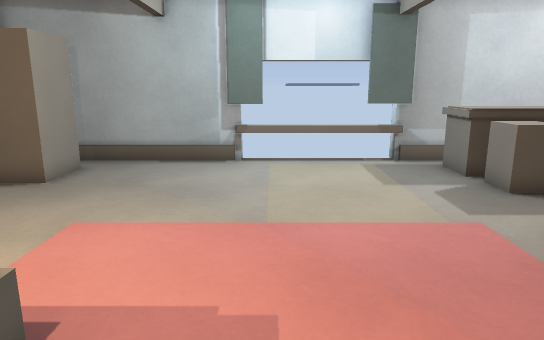
View 1 (above)

14 first-person views from a walk through a Godot game level. The camera is 1.4 m above the floor, tilts 12° down and sees 70° across. The floor is counted in squares, 0.5 m on a side. Each view is taken from the middle of a square. On the plan, view 1 faces up. The plan holds only what a view shows up to about 20 squares ahead; the rest is blank. The place goes on beyond the plan.

View 2
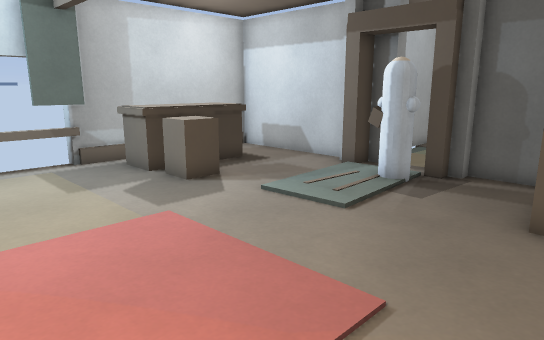

View 3
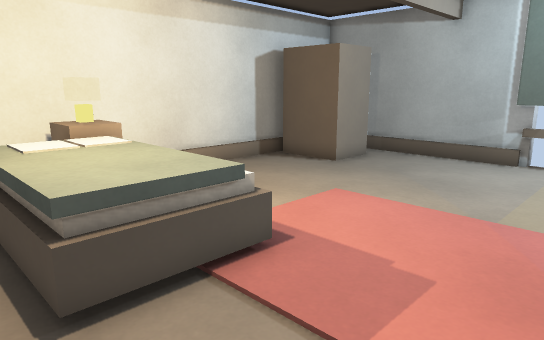

View 4
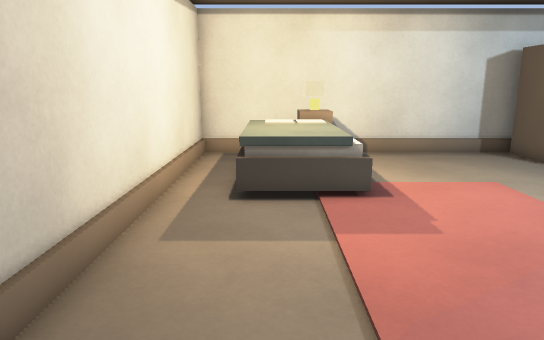

View 5
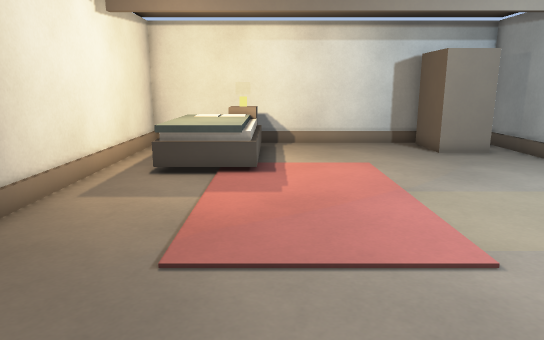

View 6
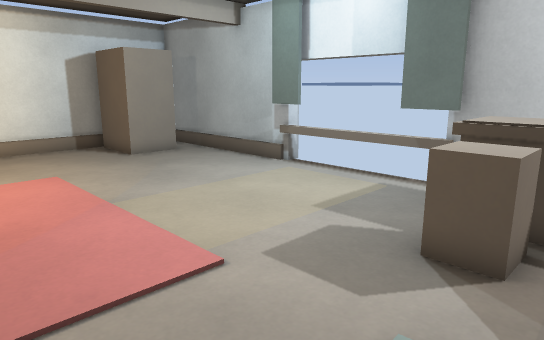

View 7
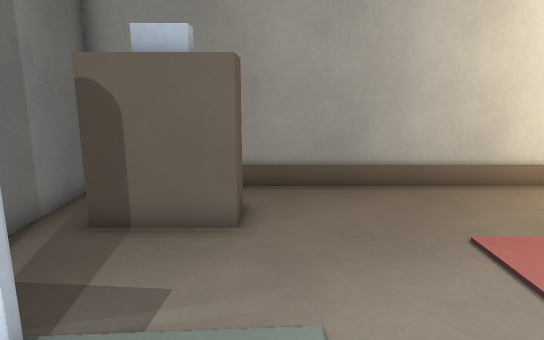

View 8
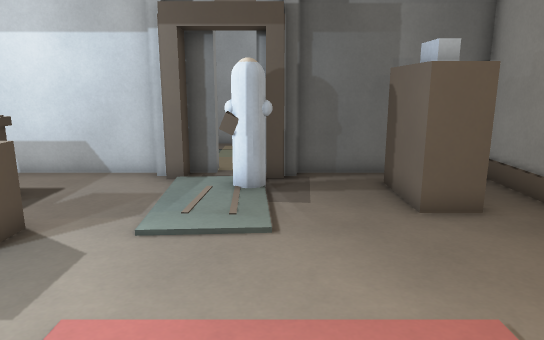

View 9
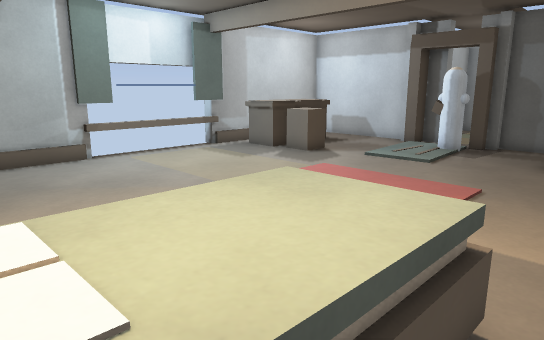

View 10
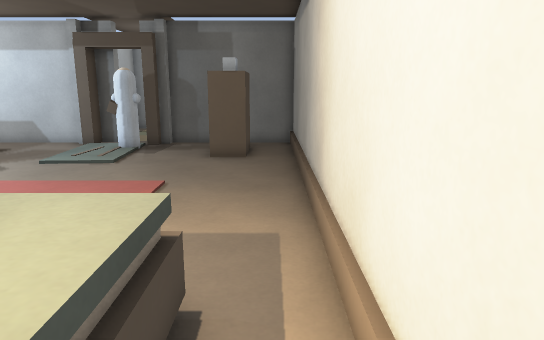

View 11
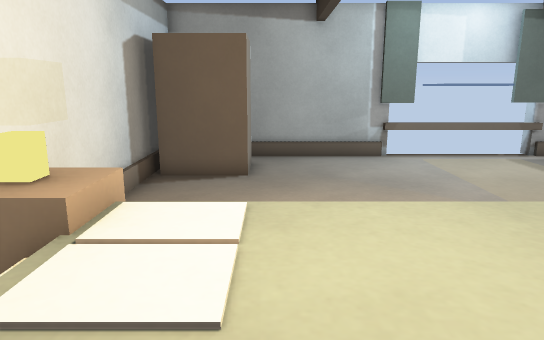

View 12
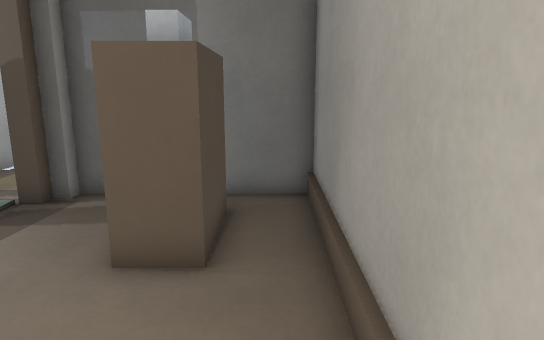

View 13
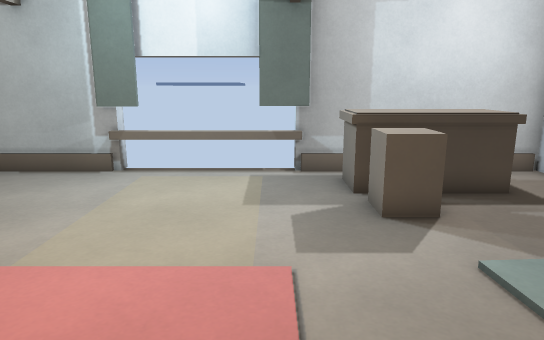

View 14
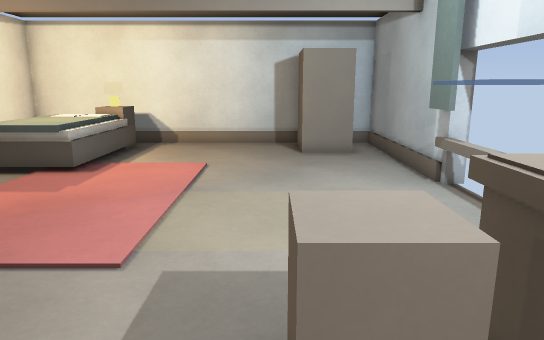

### Floor plan
Key: @ floor where view 1 was taken; # wall or solid block; . main floor; : floor 0.75 m higher than the main floor; / step, stairs or slope; = window, fence, low wall or low ledge; B block; O other object.
Columns run from 10 left of view 1 to 13 right of it. Each row starts with its distance up from view 1.
 16          #     #
 15 ###########===O#########
 14 #...............##### .#
 13 #  B............##### .#
 12 #  B............######.#
 11 #BBB............BBB....#
 10 #................BB....#
  9 #......................#
  8 #......................#
  7 #......       .........
  6 #......       .......#
  5 #......   .   .......###
  4 #.....        .........#
  3 ##=:::::      .........#
  2 #B/:::::...........BBB.#
  1 # /:::::...........BBBB#
  0 # /.......@........BBBB#
 -1 #......................#
 -2 ########################

Positions as (right, up) in squares from view 1, and headings:
1: (0, 0), facing up
2: (0, 0), facing up-right
3: (2, -1), facing up-left
4: (7, 1), facing left
5: (10, 4), facing left
6: (9, 4), facing up-left
7: (8, 9), facing down
8: (0, 5), facing right
9: (-7, -1), facing up-right
10: (-7, -1), facing right
11: (-6, -1), facing up
12: (3, -1), facing right
13: (4, 2), facing up
14: (10, 10), facing left
